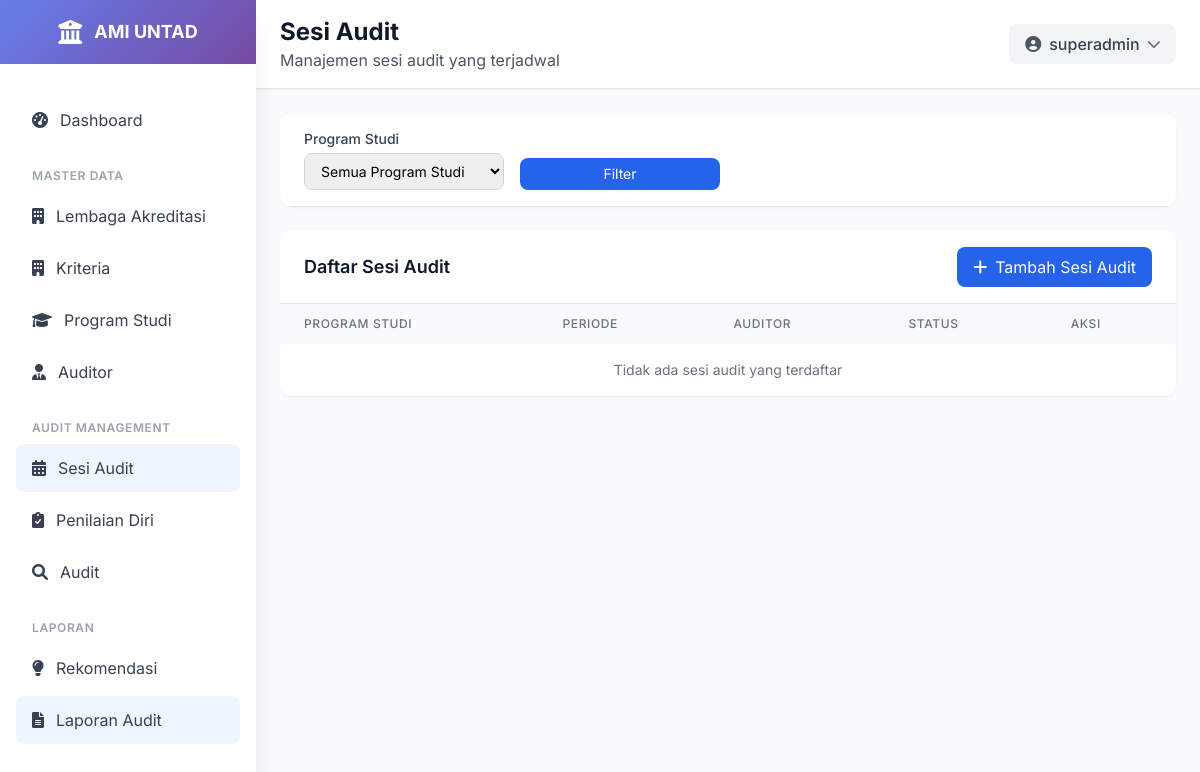
Before: /audit-session/ (signed in) with the older database file.
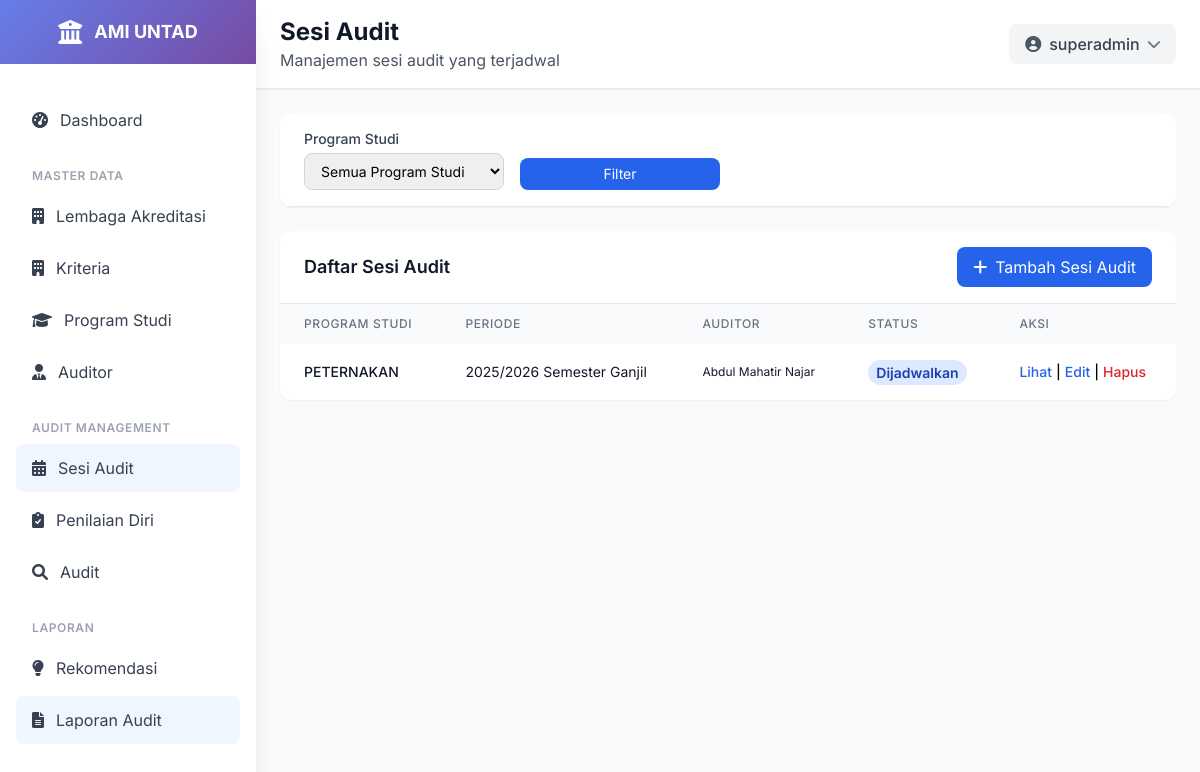
After: the same page with the newer database file.
### ami/models.py (models this page shows, shortened)
class AuditSession(models.Model):
    program_studi = models.ForeignKey(ProgramStudi, on_delete=models.CASCADE, related_name='audit_sessions')
    tahun_akademik = models.CharField(max_length=9)  # Contoh: "2023/2024"
    semester = models.CharField(max_length=2, choices=[
        ('G', 'Ganjil'),
        ('P', 'Genap'),
    ])
    tanggal_mulai_penilaian_mandiri = models.DateField(blank=True, null=True)
    tanggal_selesai_penilaian_mandiri = models.DateField(blank=True, null=True)
    tanggal_selesai_penilian_auditor = models.DateField(blank=True, null=True)
    status = models.CharField(max_length=20, choices=[
        ('DRAFT', 'Draft'),
        ('PENIALAIN_MANDIRI', 'Penilaian Mandiri'),
        ('PENIALAIN_AUDITOR', 'Penilaian Auditor'),
        ('SELESAI', 'SELESAI'),
    ], default='DRAFT')
    auditor_ketua = models.ForeignKey(Auditor, on_delete=models.SET_NULL, null=True, blank=True, related_name='ketua_audit_sessions')
    auditor_anggota = models.ManyToManyField(Auditor, related_name='anggota_audit_sessions', blank=True)
    class Meta:
        verbose_name = "Sesi Audit"
        verbose_name_plural = "Sesi Audit"
        unique_together = ['program_studi', 'tahun_akademik', 'semester']
        ordering = ['-tanggal_mulai_penilaian_mandiri']

class ProgramStudi(models.Model):
    lembaga_akreditasi = models.ForeignKey(LembagaAkreditasi, on_delete=models.PROTECT, related_name='program_studi')
    kode = models.CharField(max_length=10, unique=True)
    nama = models.CharField(max_length=255)
    fakultas = models.CharField(max_length=200, choices=[
        ('FKIP', 'FKIP'),
        ('FISIP', 'FISIP'),
        ('FEB', 'FEB'),
        ('FAKUM', 'FAKUM'),
        ('FAPERTA', 'FAPERTA'),
        ('FATEK', 'FATEK'),
        ('FMIPA', 'FMIPA'),
        ('FAHUT', 'FAHUT'),
        ('FK', 'FK'),
        ('FAPETKAN', 'FAPETKAN'),
        ('FKM', 'FKM'),
        ('Pascasarjana', 'Pascasarjana'),
    ])
    jenjang = models.CharField(max_length=50, choices=[
        ('D3', 'Diploma 3'),
        ('D4', 'Diploma 4'),
        ('S1', 'Sarjana'),
        ('S2', 'Magister'),
        ('S3', 'Doktor'),
    ])
    akreditasi = models.CharField(max_length=50, blank=True, null=True, choices=[
        ('unggul', 'UNGGUL'),
        ('baik_sekali', 'BAIK SEKALI'),
        ('baik', 'BAIK'),
        ('A', 'A'),
        ('B', 'B'),
        ('C', 'C'),
        ('belum', 'Belum Terakreditasi')
    ] )
    tanggal_akreditasi = models.DateField(blank=True, null=True)
    class Meta:
        verbose_name = "Program Studi"
        verbose_name_plural = "Program Studi"
        ordering = ['kode']

class Auditor(models.Model):
    user = models.OneToOneField(User, on_delete=models.CASCADE)
    nip = models.CharField(max_length=20, unique=True)
    nama_lengkap = models.CharField(max_length=255)
    jabatan = models.CharField(max_length=255)
    unit_kerja = models.CharField(max_length=255)
    nomor_registrasi = models.CharField(max_length=50, blank=True, null=True)
    is_auditor_ketua = models.BooleanField(default=False)
    class Meta:
        verbose_name = "Auditor"
        verbose_name_plural = "Auditor"
        ordering = ['nama_lengkap']

### ami/views.py (the view)
# urls.py: path('audit-session/', views.audit_session_list, name='audit_session_list'),
@login_required
def audit_session_list(request):
    audit_session_list = AuditSession.objects.select_related(
        'program_studi', 'auditor_ketua'
    ).prefetch_related('auditor_anggota').all().order_by('-tanggal_mulai_penilaian_mandiri')
    program_studi_id = request.GET.get('program_studi')
    if program_studi_id:
        audit_session_list = audit_session_list.filter(program_studi_id=program_studi_id)
    paginator = Paginator(audit_session_list, 10)
    page_number = request.GET.get('page')
    audit_sessions = paginator.get_page(page_number)
    program_studi = ProgramStudi.objects.all().order_by('nama')
    return render(request, 'ami/audit_session_list.html', {
        'audit_sessions': audit_sessions,
        'program_studi': program_studi
    })

### templates/ami/audit_session_list.html (shortened to what the changed rows need)
{% extends 'base.html' %}
{% load static %}
{% block page_title %}Sesi Audit{% endblock %}
{% block content %}
<div class="p-4 lg:p-6">
    <div class="bg-white rounded-xl shadow-sm overflow-hidden">
        <div class="overflow-x-auto">
            <table class="w-full">
                <thead class="bg-gray-50">
                    <tr>
                        <th class="px-3 lg:px-6 py-3 text-left text-xs font-medium text-gray-500 uppercase tracking-wider">Program Studi</th>
                        <th class="px-3 lg:px-6 py-3 text-left text-xs font-medium text-gray-500 uppercase tracking-wider hidden sm:table-cell">Periode</th>
                        <th class="px-3 lg:px-6 py-3 text-left text-xs font-medium text-gray-500 uppercase tracking-wider hidden md:table-cell">Auditor</th>
                        <th class="px-3 lg:px-6 py-3 text-left text-xs font-medium text-gray-500 uppercase tracking-wider">Status</th>
                        <th class="px-3 lg:px-6 py-3 text-left text-xs font-medium text-gray-500 uppercase tracking-wider">Aksi</th>
                    </tr>
                </thead>
                <tbody class="bg-white divide-y divide-gray-200">
                    {% for session in audit_sessions %}
                    <tr class="hover:bg-gray-50 transition-colors">
                        <td class="px-3 lg:px-6 py-4 whitespace-nowrap">
                            <div class="text-xs lg:text-sm font-medium text-gray-900">{{ session.program_studi.nama }}</div>
                        </td>
                        <td class="px-3 lg:px-6 py-4 whitespace-nowrap text-xs lg:text-sm text-gray-900 hidden sm:table-cell">
                            {{ session.tahun_akademik }} Semester {{ session.get_semester_display }}
                        </td>
                        <td class="px-3 lg:px-6 py-4 whitespace-nowrap text-xs lg:text-gray-900 hidden md:table-cell">
                            {% if session.auditor_ketua %}
                                {{ session.auditor_ketua.nama_lengkap }}
                            {% else %}
                                -
                            {% endif %}
                        </td>
                        <td class="px-3 lg:px-6 py-4 whitespace-nowrap">
                            {% if session.status == 'selesai' %}
                            <span class="px-1 py-0.5 lg:px-2 lg:py-1 text-xs lg:text-sm font-semibold rounded-full bg-green-100 text-green-800">Selesai</span>
                            {% elif session.status == 'berlangsung' %}
                            <span class="px-1 py-0.5 lg:px-2 lg:py-1 text-xs lg:text-sm font-semibold rounded-full bg-yellow-100 text-yellow-800">Berlangsung</span>
                            {% else %}
                            <span class="px-1 py-0.5 lg:px-2 lg:py-1 text-xs lg:text-sm font-semibold rounded-full bg-blue-100 text-blue-800">Dijadwalkan</span>
                            {% endif %}
                        </td>
                        <td class="px-3 lg:px-6 py-4 whitespace-nowrap text-xs lg:text-sm font-medium">
                            <div class="flex flex-wrap gap-1">
                                <a href="{% url 'ami:audit_session_detail' session.id %}" class="text-blue-600 hover:text-blue-900">Lihat</a>
                                <span class="hidden md:inline">|</span>
                                <a href="{% url 'ami:audit_session_update' session.id %}" class="text-blue-600 hover:text-blue-900">Edit</a>
                                <span class="hidden md:inline">|</span>
                                <a href="{% url 'ami:audit_session_delete' session.id %}" class="text-red-600 hover:text-red-900">Hapus</a>
                            </div>
                        </td>
                    </tr>
                    {% empty %}
                    <tr>
                        <td colspan="5" class="px-4 lg:px-6 py-4 text-center text-gray-500 text-sm">Tidak ada sesi audit yang terdaftar</td>
                    </tr>
                    {% endfor %}
                </tbody>
            </table>
        </div>
    </div>
</div>
{% endblock %}

Changed rows visible on the page:
added AuditSession: program_studi.nama "PETERNAKAN", tahun_akademik "2025/2026", semester "Ganjil", auditor_ketua.nama_lengkap "Abdul Mahatir Najar", status "Dijadwalkan"
Other visible differences:
text no longer shown: "Tidak ada sesi audit yang terdaftar"
